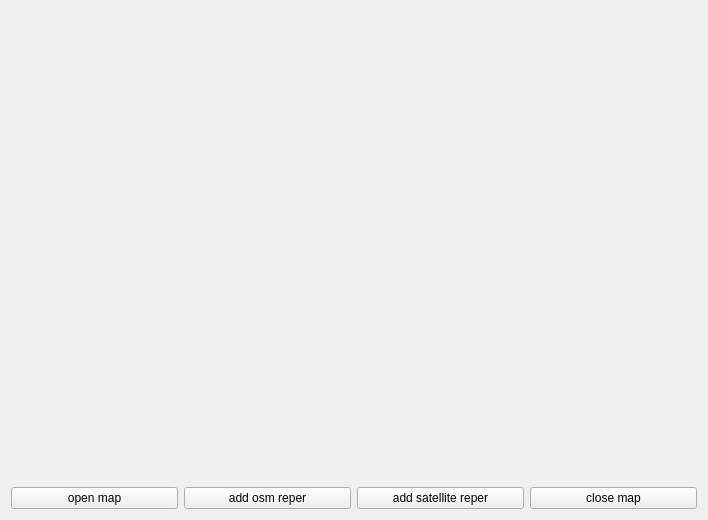
<?xml version="1.0" encoding="UTF-8"?>
<ui version="4.0">
 <class>ReperWindow</class>
 <widget class="QWidget" name="ReperWindow">
  <property name="geometry">
   <rect>
    <x>0</x>
    <y>0</y>
    <width>708</width>
    <height>520</height>
   </rect>
  </property>
  <property name="windowTitle">
   <string>Demo reper</string>
  </property>
  <layout class="QHBoxLayout" name="horizontalLayout">
   <item>
    <layout class="QVBoxLayout" name="verticalLayout_2">
     <item>
      <layout class="QHBoxLayout" name="horizontalLayout_2">
       <item>
        <widget class="PwGisWidget" name="pwgiswidget" native="true">
         <property name="sizePolicy">
          <sizepolicy hsizetype="Expanding" vsizetype="Expanding">
           <horstretch>0</horstretch>
           <verstretch>0</verstretch>
          </sizepolicy>
         </property>
        </widget>
       </item>
      </layout>
     </item>
     <item>
      <layout class="QHBoxLayout" name="horizontalLayout_3">
       <item>
        <widget class="QPushButton" name="btnOpenMapDialog">
         <property name="text">
          <string>open map</string>
         </property>
        </widget>
       </item>
       <item>
        <widget class="QPushButton" name="btnAddOsmReper">
         <property name="text">
          <string>add osm reper</string>
         </property>
        </widget>
       </item>
       <item>
        <widget class="QPushButton" name="btnAddSatReper">
         <property name="text">
          <string>add satellite reper</string>
         </property>
        </widget>
       </item>
       <item>
        <widget class="QPushButton" name="btnCloseMap">
         <property name="text">
          <string>close map</string>
         </property>
        </widget>
       </item>
      </layout>
     </item>
    </layout>
   </item>
  </layout>
 </widget>
 <customwidgets>
  <customwidget>
   <class>PwGisWidget</class>
   <extends>QWidget</extends>
   <header location="global">PwGis/pwgiswidget.h</header>
   <container>1</container>
  </customwidget>
 </customwidgets>
 <resources/>
 <connections/>
</ui>
